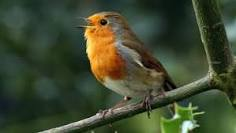
#> input picture Clusterring/data/bird.jpg, 236 x 133 px, found by its file name
$ jupyter execute Clustering.ipynb   (shell and % lines are left out)
#> lines starting #> are read from the running program, lines starting #| are printed output that depends on the picture
[cell 1]

import seaborn as sns
import matplotlib.pyplot as plt
import numpy as np

<div dir=rtl >
<h1>خوشه‌بندی</h1>
خوشه‌بندی به دسته‌بندی اشیا‌ به گونه‌ای گفته می‌شود که اشیا موجود در هر دسته نسبت به دیگر اشیا سایر دسته‌ها شباهت بیشتری داشته باشند.

</img>

چند مورد از کاربردهای رایج این الگوریتم‌ها در زیر اشاره شده است:
- فشرده‌سازی
- سامانه‌های توصیه‌گر (recommender systemss)
- دسته‌بندی بر اساس شباهت
  - دسته‌بندی صفحات شبیه بهم وب (برای مثال گوگل نیوز)
  - دسته‌بندی مشتریان بر اساس سلیقه خرید برای ارائه خدمت بهتر
</div>

<div dir=rtl>
<h2>داده‌های نمونه</h2>
برای شروع کار، داده‌های تصادفی را تولید می‌کنیم.

<font color='Red'> توجه: از تغییردادن متغییرها اجتناب کنید.  </font>
</div>

[cell 2]
from sklearn.datasets import make_blobs

X, y = make_blobs(random_state=42)
print(X.shape)

[cell 3]
plt.scatter(X[:, 0], X[:, 1])
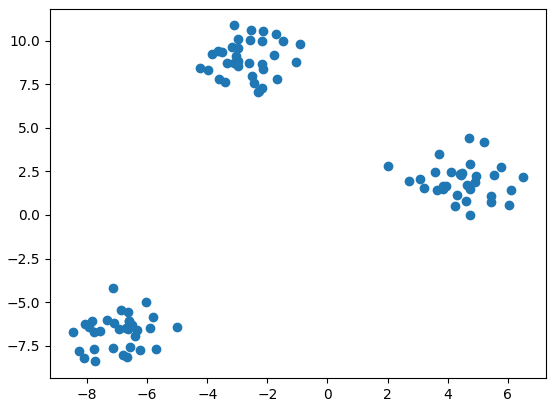
#> figure drawn by matplotlib, 1 panel

<div dir=rtl>
<h2>الگوریتم k-means</h2>
<div>
یکی از الگوریتم‌های ساده و نسبتاً پرکاربرد برای خوشه‌بندی الگوریتم k-means است. هدف ما در این تمرین پیاده‌سازی این الگوریتم نیست و فقط آَشنایی با آن است. برای استفاده از این الگوریتم و الگوریتم‌های دیگر خوشه‌بندی می‌توانید ماژول‌های <code>sklearn.cluster</code> را مشاهده کنید.</div>
</div>

[cell 4]
from sklearn.cluster import KMeans

kmeans = KMeans(n_clusters=3, random_state=42)

<div dir=rtl>
خط کد بالا، این الگوریتم را پیاده‌سازی می‌کند. درآن <code>n_clusters</code> تعداد خوشه‌ها را مشخص می‌کند.

<font color='Green'> پرسش: ما می‌توانیم برچسب‌های خوشه‌ی هر داده را در این الگوریتم داشته باشیم. قطعه کدی بنویسید که برچسب‌های هر کدام از داده‌ها را پرینت کند. این برچسب‌ها را در متغیر <code>labels</code> قرار دهید.  </font>
</div>

[cell 5]
# your code here
labels = kmeans.fit_predict(X)
labels

<div dir=rtl>
<h2>مشاهده نتیجه</h2>
ما می‌توانیم نتیجه‌ی خوشه‌بندی را با قطعه کد زیر مشاهده کنیم. در این قطعه کد می‌توانیم پالت رنگی برای رسم را موارد متفاوتی قرار دهیم. در این کد ما از پالت رنگ‌های سرد استفاده کردیم.

</dir>

[cell 6]
plt.scatter(X[:, 0], X[:, 1], cmap=plt.cm.cool, c=labels)
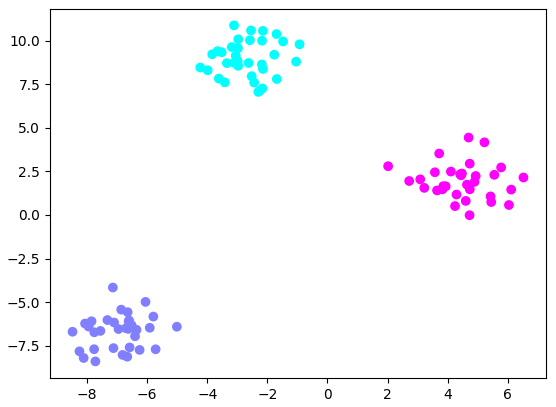
#> figure drawn by matplotlib, 1 panel

<div dir=rtl>
<h2>تعیین تعداد خوشه‌ها</h2>
یکی از ضعف‌های الگوریتم k-means مشخص کردن تعداد خوشه‌هاست. در این مثال با مشاهده شکل توانسیم که تعداد خوشه‌ها را حدس بزنیم. اما در دنیای واقعی این کار قابل انجام نیست. یکی از راه‌ها کاهش بعد با استفاده از PCA است که در تمرین اول مشاهده کردید. روش دیگر استفاده از روش آرنج (elbow) است.

<font color='Green'> پرسش: اگر تعداد خوشه‌ها را برای داده‌های قبل 2 در نظر بگیریم، نمودار قبلی را برای این حالت رسم کنید. دقت کنید که <code>random_state=42</code> باشد. </font>
</div>

[cell 7]
# your code here
kmeans = KMeans(n_clusters=2, random_state=42)
labels = kmeans.fit_predict(X)
plt.scatter(X[:, 0], X[:, 1], cmap=plt.cm.cool, c=labels)

<div dir=rtl>
<h2>روش آرنج (elbow)</h2>
شما در درس با روش آرنج آشنا شده‌اید.

<font color='Green'> پرسش: روش آرنج را برای مقدار خوشه‌های 1 تا 10 حساب کنید و نمودار میزان تابع هزینه را برای هر خوشه رسم کنید. برای هر مرحله <code>random_state</code> را برابر با صفر در نظر بگیرید.
</div>

[cell 8]
# your code here
distortions = []
for k in range(1, 10):
    kmeans = KMeans(n_clusters=k, random_state=0)
    kmeans.fit(X)
    distortions.append(kmeans.inertia_)

fig = plt.figure(figsize=(15, 5))
plt.plot(range(1, 10), distortions, marker='o', linestyle='-', color='red', markersize=10, lw=3, markerfacecolor='black', markeredgecolor='white')
plt.grid(True)
plt.title('Elbow curve')
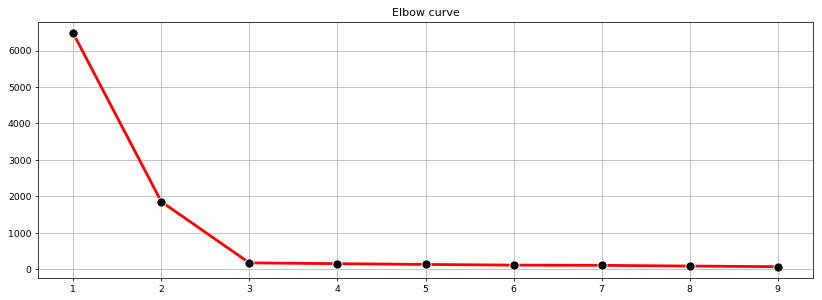
#> figure drawn by matplotlib, 1 panel

<div dir=rtl>
<h2>خوشه‌بندی‌های پیچیده‌تر</h2>
همیشه خوشه‌بندی‌ها به این صورت نیست. همچنین k-means تنها الگوریتم خوشه‌بندی نیست. در زیر توزیع‌های مختلف داده‌های مختلف با روش k-means رسم شده‌است.

 شما می‌توانید مشاهده کنید که در کدام حالت این الگوریتم خوب عمل می‌کند.

تمامی این‌ کدها از سند مطالب <code>sklearn</code> استفاده شده است. شما می‌توانید این اسناد را در <a href="https://scikit-learn.org/stable/auto_examples/cluster/plot_kmeans_assumptions.html"> اینجا</a> مشاهده کنید.

همچنین می‌توانید الگوریتم‌های دیگر را نیز در اسناد <code>sklearn</code> مشاهده کنید.
</div>

[cell 9]
sns.set_style('white')

plt.figure(figsize=(12, 12))

n_samples = 1500
random_state = 170
X, y = make_blobs(n_samples=n_samples, random_state=random_state)

# Incorrect number of clusters
y_pred = KMeans(n_clusters=2, random_state=random_state).fit_predict(X)

plt.subplot(221)
plt.scatter(X[:, 0], X[:, 1], c=y_pred)
plt.title("Incorrect Number of Blobs")

# Anisotropicly distributed data
transformation = [[0.60834549, -0.63667341], [-0.40887718, 0.85253229]]
X_aniso = np.dot(X, transformation)
y_pred = KMeans(n_clusters=3, random_state=random_state).fit_predict(X_aniso)

plt.subplot(222)
plt.scatter(X_aniso[:, 0], X_aniso[:, 1], c=y_pred)
plt.title("Anisotropicly Distributed Blobs")

# Different variance
X_varied, y_varied = make_blobs(
    n_samples=n_samples, cluster_std=[1.0, 2.5, 0.5], random_state=random_state
)
y_pred = KMeans(n_clusters=3, random_state=random_state).fit_predict(X_varied)

plt.subplot(223)
plt.scatter(X_varied[:, 0], X_varied[:, 1], c=y_pred)
plt.title("Unequal Variance")

# Unevenly sized blobs
X_filtered = np.vstack((X[y == 0][:500], X[y == 1][:100], X[y == 2][:10]))
y_pred = KMeans(n_clusters=3, random_state=random_state).fit_predict(X_filtered)

plt.subplot(224)
plt.scatter(X_filtered[:, 0], X_filtered[:, 1], c=y_pred)
plt.title("Unevenly Sized Blobs")

plt.show()
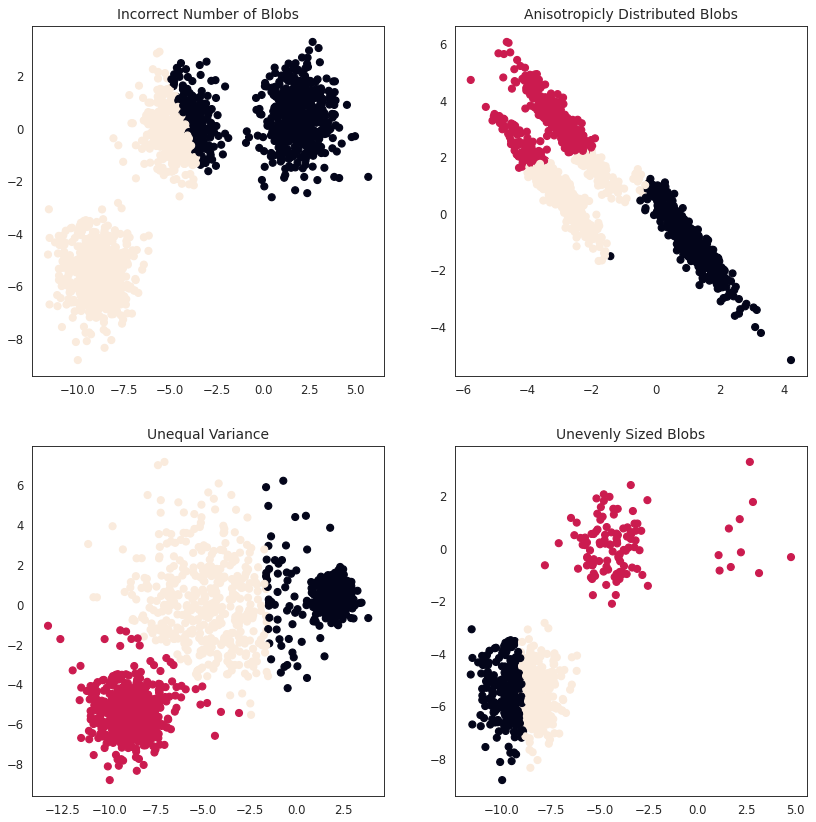
#> figure drawn by matplotlib, 4 panels

<div dir=rtl>

<font color='Green'> پرسش: خوشه‌بندی اعداد

مجموعه داده‌ی digits در زیر لود شده است. الگوریتم k-means را برای این مجموعه داده پیاده کنید. تعداد خوشه‌ها را برابر با 10 در نظر بگیرید. مراکز خوشه‌ها را نمایش دهید. برای این کار هر 64 عدد را به ماتریس 8 در 8 تبدیل کنید. پس از آن از plt.imshow استفاده کنید. آیا می‌توان با مرکز تشخیص داد برای کدام دسته از اعداد است؟
</font>

<font color='Green'> پرسش: استفاده از Isomap

این الگوریتم نیز مانند PCA کار کاهش بعد را انجام میدهد. با استفاده از این الگوریتم (موجود در <code>sklean.manifold.Isomap</code>) داده‌ها را به داده‌هایی با بعد 2 تبدیل کنید. پس از آن دو نمودار رسم کنید. نمودار اول رنگ هر داده را با لیبل‌هایی که الگوریتم kmeans تولید کرده است تعیین کنید و نمودار دوم رنگ هر داده برابر با digits.target که همان لیبل کلاس است، فرض بگیرید. چه چیزی متوجه می‌شوید؟
</font>
</div>

[cell 10]
from sklearn.datasets import load_digits
digits = load_digits()
digits.data.shape

kmeans = KMeans(n_clusters=10, random_state=0)
clusters = kmeans.fit_predict(digits.data)
kmeans.cluster_centers_.shape

[cell 11]
fig, ax = plt.subplots(2, 5, figsize=(8, 3))
centers = kmeans.cluster_centers_.reshape(10, 8, 8)
for axi, center in zip(ax.flat, centers):
    axi.set(xticks=[], yticks=[])
    axi.imshow(center, interpolation='nearest', cmap=plt.cm.binary)
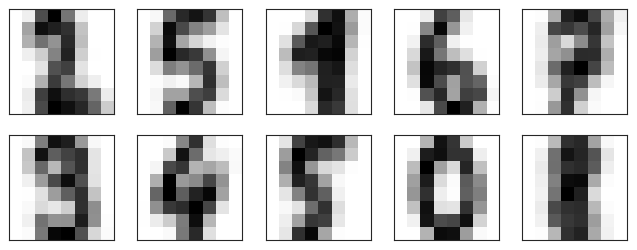
#> figure drawn by matplotlib, 10 panels

[cell 12]
# plt.scatter(digits.data[:, 0], digits.data[:, 1], c=clusters, s=50, cmap='viridis')
from time import time
from sklearn.manifold import Isomap

def plot_embedding(X, y_plot, plot_number=0, title=None):
#> called with X = array of shape (1797, 2), y_plot = array of shape (1797,), plot_number = 0
    x_min, x_max = np.min(X, 0), np.max(X, 0)
    X = (X - x_min) / (x_max - x_min)
    plt.figure(plot_number)
    ax = plt.subplot(111)
    for i in range(X.shape[0]):
        plt.text(X[i, 0], X[i, 1], str(y_plot[i]),
                 color=plt.cm.Set1(y_plot[i] / 10.),
                 fontdict={'weight': 'bold', 'size': 9})

    plt.xticks([]), plt.yticks([])
    if title is not None:
        plt.title(title)

print("Computing Isomap embedding")
t0 = time()
X_iso = Isomap(n_components=2).fit_transform(digits.data)
y_pred_iso = KMeans(n_clusters=10, random_state=0).fit_predict(X_iso)
print("Done.")
plot_embedding(X_iso,
               y_pred_iso,
               plot_number=0,
               title="Isomap projection of the digits (time %.2fs)" %
               (time() - t0))

plot_embedding(X_iso,
               digits.target,
               plot_number=1,
               title="Target plot")

<div dir=rtl>

<font color='Green'> پرسش: کاهش حجم عکس با kmeans
</font>

<font color='Green'>
یکی از کاربردهای این الگوریتم کاهش حجم است. در تصویری که همراه با تمرین قرار داده شده است. شما تصویر یک پرنده را میبینید. در قطعه کد زیر (سومین قطعه کد) شما توزیع رنگی استفاده شده در این عکس را مشاهده می‌کنید. حال کاری که شما باید کنید این است که این رنگ‌ها را به 4 خوشه تقسیم کنید و به جای هر رنگ از مرکز آن خوشه استفاده کنید. سپس تصویر را با رنگ‌های جدید ترسیم کنید.
</font>

قطعه کد اول برای اتصال گوگل کولب به گوگل درایو شما است. در صورتی که از گوگل کولب استفاده نمیکنید، این قطعه کد را اجرا نکنید. قطعه کد دوم عکس را لود میکند. در ورودی تابع imread آدرس عکس را قرار دهید. اگر از گوگل کولب استفاده میکنید، باید ابتدا این عکس را در درایو خود آپلود کنید و آدرس آن را وارد کنید.
</div>

[cell 13]
# from google.colab import drive

# drive.mount('/content/gdrive')

[cell 14]
from matplotlib.pyplot import imread

img = imread('/Volumes/Farshid_SSD/Projects/ML_PATH/Clusterring/data/bird.jpg')
#> img is the input picture: shape (133, 236, 3); mean R, G, B 63.1, 72.4, 47.7

[cell 15]
fig = plt.figure(figsize=(10, 10))

ax = fig.add_subplot(111, projection='3d')

A = img.reshape((img.shape[0] *img.shape[1], 3))

ax.scatter3D(A[:, 0], A[:, 1], A[:, 2], color=A[:]/255.0)
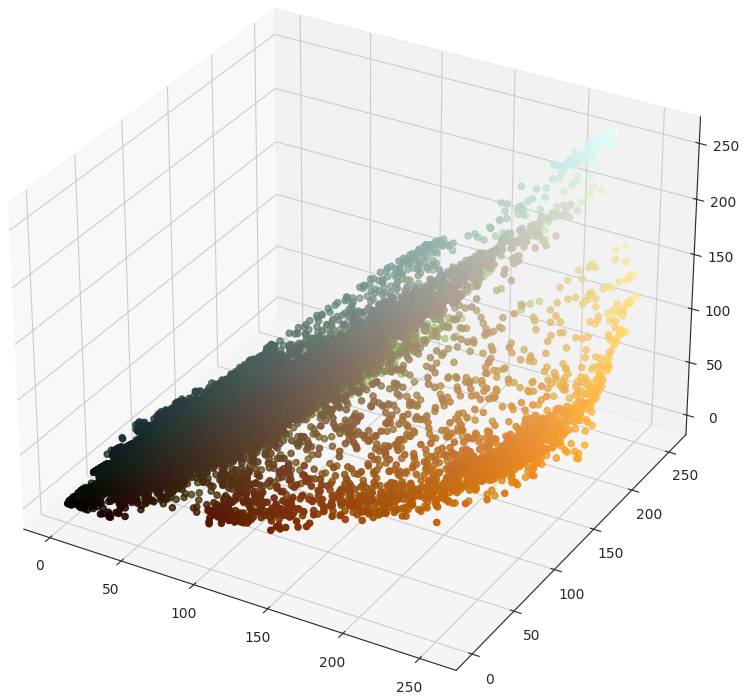
#> figure drawn by matplotlib, 1 panel

[cell 16]

from skimage import io

io.imshow(img)
io.show()

[cell 17]
kMeans_image = KMeans(n_clusters=4, random_state=42)
clusters = kMeans_image.fit_predict(A)

k_colors = kMeans_image.cluster_centers_[kMeans_image.fit_predict(A)]
k_img = np.clip(k_colors.astype('uint8'), 0, 255)
k_img = np.reshape(k_img, (img.shape))
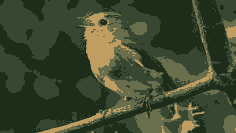
#> k_img: shape (133, 236, 3); mean R, G, B 62.3, 72, 47.2


fig, (ax1, ax2) = plt.subplots(1, 2)
fig.suptitle('K-means Image Compressor', fontsize=15)

ax1.set_title('Compressed Image')
ax1.set_xticks([])
ax1.set_yticks([])
ax1.imshow(k_img)

ax2.set_title('Original Image')
ax2.set_xticks([])
ax2.set_yticks([])
ax2.imshow(img)

plt.subplots_adjust(top=0.9)
plt.show()

<div dir=rtl >
<h1>الگوریتم DBSCAN</h1>

الگوریتم DBSCAN از دیگر الگوریتم‌های مورد استفاده برای خوشه‌بندی داده‌ها می‌باشد که می‌تواند داده‌هایی با شکل‌های مختلف را خوشه‌بندی کند و نویزها و ناهنجاری‌های موجود در داده‌ها را تشخیص دهد.

 با توجه به مزیت گفته شده، در این بخش می‌خواهیم دو مجموعه داده‌ گفته شده در بخش "خوشه‌بندی‌های پیچیده‌تر" را با استفاده از الگوریتم DBSCAN مجدد  خوشه‌بندی کنیم.
 مجموعه داده‌های
<code> X_aniso</code> و <code>X_varied</code>
را در نظر بگیرید.

 برای اجرای الگوریتم DBSCAN نیازی به تعیین تعداد خوشه‌ها نیست و شما می‌بایست دو پارامتر اصلی این الگوریتم یعنی اپسیلون و حداقل تعداد نقاط هر خوشه را به نحوی تعیین کنید که خروجی شما دقیق‌تر شود.

</div>

<div dir=rtl >
<h1>تعیین اپسیلون</h1>

 برای پیدا کردن بهترین اپسیلون متناسب با مجموعه داده، علاوه‌بر آزمودن مقادیر مختلف، از روش فاصله KNN (محاسبه میانگین فاصله بین هر نقطه و k نزدیک‌ترین همسایه آن) نیز برای تعیین خودکار مقدار اپسیلون بهینه استفاده می‌شود.

 k در اینجا برابر است با حداقل تعداد نقاط در خوشه که همان معادل MinPts می‌باشد. برخلاف پارامتر اپسیلون، برای تعیین MinPts هیچ روش خودکاری وجود ندارد. اما با توجه به برخی ویژگی‌های مجموعه داده‌ها چند قانون کلی وجود دارد که می‌تواند در پیدا کردن محدوده مقادیر مناسب MinPts آن مجموعه داده به ما کمک کند.

<font color='Green'> پرسش: علت استفاده از KNN برای پیدا کردن اپسیلون بهینه را شرح دهید. سپس با رسم گراف k-distance  و با پیروی از الگوی آرنج مقدار اپسیلون بهینه را   بدست آورید.

<font color='Green'>  برای رسم گراف k-distace ‌می‌توانید از ماژول NearestNeighbors در کنابخانه Scikit-learn و برای مشخص کردن مقدار اپسیلون از کتابخانه kneed استفاده کنید.

</div>

[cell 18]

from sklearn.cluster import DBSCAN
from sklearn.neighbors import NearestNeighbors
from sklearn.metrics import v_measure_score
from kneed import KneeLocator
import pandas as pd

[cell 19]
def knee_find(X, n_neighbors):
    neighbors = NearestNeighbors(n_neighbors=n_neighbors)
    neighbors_fit = neighbors.fit(X)
    distances, indices = neighbors_fit.kneighbors(X)

    distances = np.sort(distances, axis=0)
    distances = distances[:, -1]

    i = np.arange(len(distances))
    knee = KneeLocator(i, distances, curve='convex', direction='increasing', interp_method='polynomial')
    knee.plot_knee()
    plt.axhline(y=knee.elbow_y, color='r', linestyle='dotted')
    plt.show()

    print(knee.all_elbows_y, knee.all_elbows)

[cell 20]
knee_find(X_varied, 10)
#> (the call stopped at in knee_find, `knee = KneeLocator(i, distances, curve='convex', direction='increasing..`: kneed is not available in this run)

[cell 21]
knee_find(X_aniso, 20)
#> (the call stopped at in knee_find, `knee = KneeLocator(i, distances, curve='convex', direction='increasing..`: kneed is not available in this run)

مناسب ترین مقدار برای eps برای داده های ansio مقدار ۰.۱ است

مناسب ترین مقدار برای eps برای داده های varid مقدار ۰.۲۸ است

<div dir=rtl >
<h1>تعیین MinPts</h1>

در مرحله قبل برای تعیین اپسیلون بهینه  مقدار MinPts را نیز مشخص کردیم. اما لزوما با آن مقدار  بهترین خوشه‌بندی را نخواهیم داشت.

<font color='Green'> پرسش: در این مرحله با در نظر گرفتن اپسیلون بدست آمده و با آزمودن مقادیر مختلف برای  پارامتر MinPts، بهترین حالت برای خوشه‌بندی را با استفاده از رنگ‌بندی مناسب رسم کنید.

</div>

[cell 22]
# your code here
sns.set_style('white')

n_samples = 1500
random_state = 170

def plot_dbscan(X, eps, min_samples, title, plt):
    y_pred = DBSCAN(eps=eps, min_samples=min_samples).fit_predict(X)

    plt.scatter(X[:, 0], X[:, 1], c=y_pred)
    plt.set_title(title)

[cell 23]
fig, axis = plt.subplots(2, 5, sharex=True, sharey = True, figsize=(25, 15))
fig.suptitle('Anisotropicly Distributed Blobs', fontsize=15)
for i in range(10):
    plot_dbscan(X_aniso, 0.35, i + 1, f'min_samples = {i + 1}', axis[i // 5, i % 5])

plt.subplots_adjust()
plt.show()
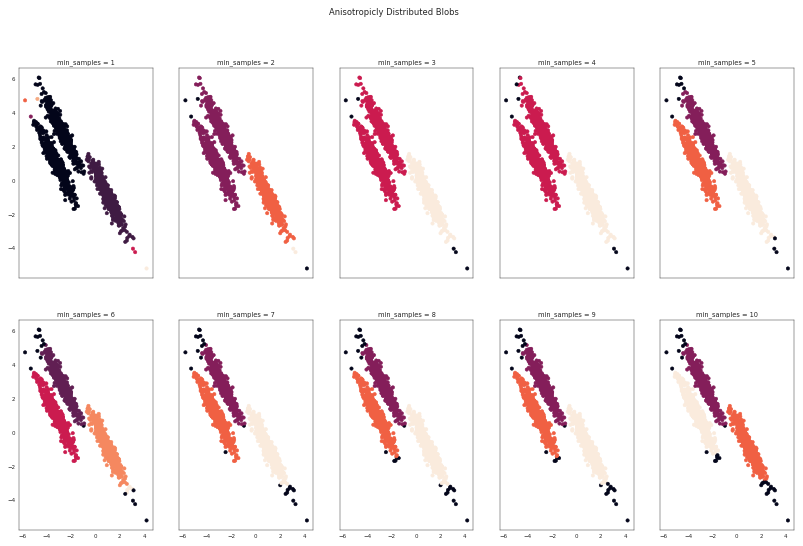
#> figure drawn by matplotlib, 10 panels

[cell 24]
fig, axis = plt.subplots(2, 5, sharex=True, sharey = True, figsize=(25, 15))
fig.suptitle('Anisotropicly Distributed Blobs', fontsize=15)
for i in range(5, 15):
    plot_dbscan(X_varied, 0.8, i + 1, f'min_samples = {i + 1}', axis[(i - 5) // 5, i % 5])
plt.subplots_adjust()
plt.show()
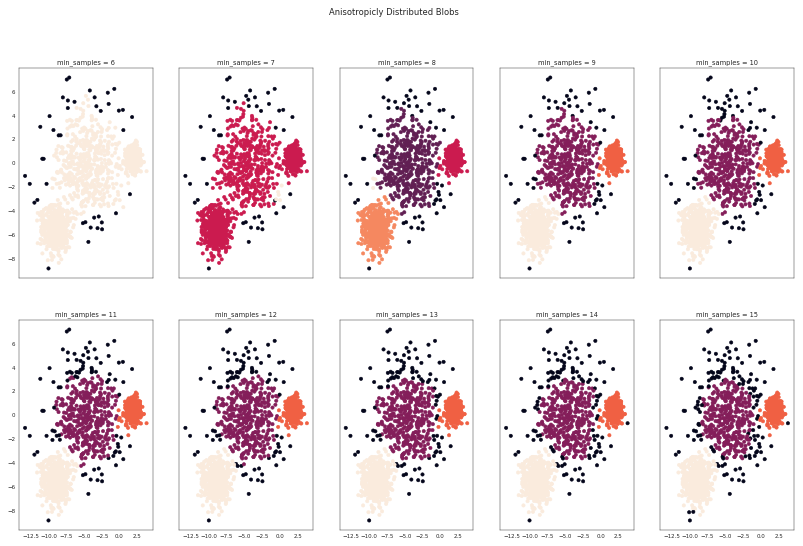
#> figure drawn by matplotlib, 10 panels
